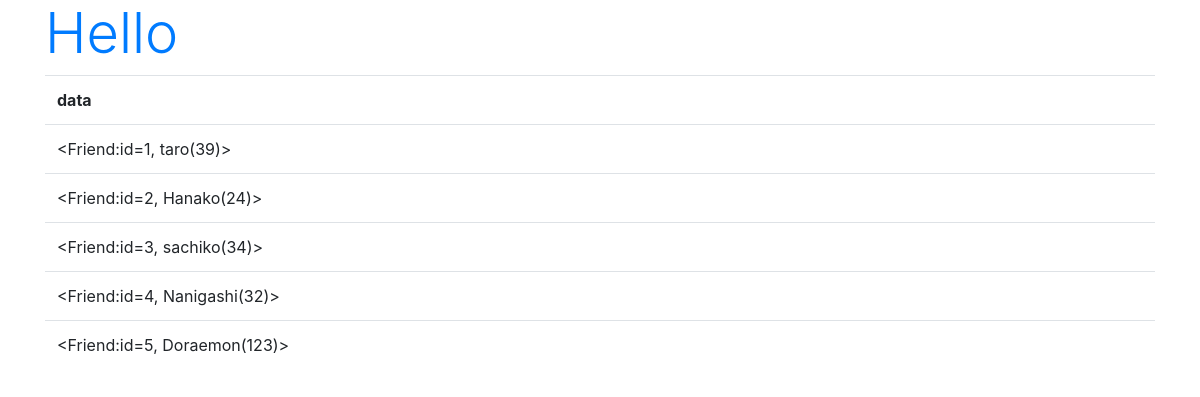
/hello/, run on the app's committed database.
### hello/models.py (models this page shows)
class Friend(models.Model):
    name = models.CharField(max_length=100)
    mail = models.EmailField(max_length=200)
    gender = models.BooleanField()
    age = models.IntegerField(default=0)
    birthday = models.DateField()
    def __str__(self):
        return '<Friend:id=' + str(self.id) + ', ' + \
            self.name + '(' + str(self.age) + ')>'

### hello/views.py (the view)
# urls.py: path(r'', views.index, name='index'),
def index(request):
    data = Friend.objects.all()
    params = {
        'title': 'Hello',
        'data': data,
    }
    return render(request, 'hello/index.html', params)

### hello/templates/hello/index.html (shortened to what this page needs)
{% load static %}
<!doctype html>
<html lang="ja">
<head>
    <link rel="stylesheet"
    href="http://stackpath.bootstrapcdn.com/bootstrap/4.3.1/css/bootstrap.min.css"
>
</head>
<body class="container">
    <h1 class="display-4 text-primary">{{title}}</h1>
    <table class="table">
        <tr>
            <th>data</th>
        </tr>
    {% for item in data %}
        <tr>
            <td>{{item}}</td>
        </tr>
    {% endfor %}
    </table>
</body>
</html>

### data on the page
Friend: id+name+age "<Friend:id=1, taro(39)>"
Friend: id+name+age "<Friend:id=2, Hanako(24)>"
Friend: id+name+age "<Friend:id=3, sachiko(34)>"
Friend: id+name+age "<Friend:id=4, Nanigashi(32)>"
Friend: id+name+age "<Friend:id=5, Doraemon(123)>"

### other printed values
{{ title }} "Hello"
